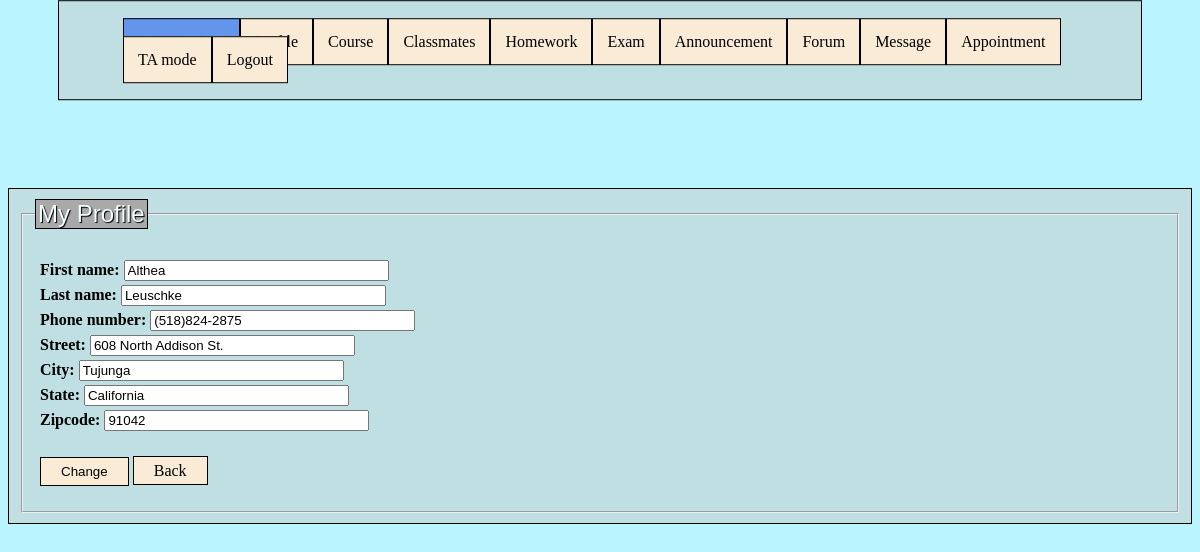
Page /changeprofileTA (signed in) on the committed database.
### tables this page shows
CREATE TABLE TA(semail VARCHAR(8) NOT NULL PRIMARY KEY, password VARCHAR(16) NOT NULL, honorific VARCHAR(4), firstname VARCHAR(16) NOT NULL, lastname VARCHAR(16) NOT NULL, degree VARCHAR(4), generation VARCHAR(4), age INTEGER, gender VARCHAR(4), major VARCHAR(6), street VARCHAR(50), phone VARCHAR(16), zipcode INTEGER, teachingID INTEGER);

CREATE TABLE Cities(city VARCHAR(20) NOT NULL PRIMARY KEY, state VARCHAR(16), FOREIGN KEY (city) REFERENCES Zipcodes ON DELETE CASCADE);

### app.py (the view, shortened to what this page needs)
@app.route('/changeprofileTA', methods=['POST', 'GET'])
def changeprofileTA():
    error = None
    connection = sql.connect('database.db')
    cursor = connection.execute(
        'SELECT S.firstname, S.lastname, S.password, S.semail, S.age, S.gender, S.major, S.phone, S.street, S.zipcode, Ct.city, Ct.state FROM TA S, Zipcodes Z, Cities Ct '
        'WHERE ? = S.semail AND ? = S.password AND Z.zipcode = S.zipcode AND Z.city = Ct.city;',
        (myid, mypw))
    myinfo = cursor.fetchall()
    getinfo = []
    for set in myinfo:
        if set[5] == 'F':
            tempgender = 'Female'
        elif set[5] == 'M':
            tempgender = 'Male'
        getinfo.append([set[0], set[1], set[2], set[3], set[4], tempgender, set[6], set[7], set[8], set[9], set[10], set[11]])
    if getinfo:
        return render_template('changeprofileTA.html', error=error, myinfo=getinfo)
    else:
        error = 'invalid input name'
    return render_template('changeprofileTA.html', error=error)

### templates/changeprofileTA.html (shortened to what this page needs)
<!DOCTYPE html>
<html lang="en">
<head>
</head>
<body>
    <div class="nav">
        <fieldset style="border:0 none">
            <ul>
                <li><a href="/TA" style="background-color: cornflowerblue; color:white; border: 1px solid black;">NittanyPATH</a></li>
                <li><a href="/profileTA">Profile</a></li>
                <li><a href="/courseTA">Course</a></li>
                <li><a href="/classmatesTA">Classmates</a></li>
                <li><a href="/homeworkTA">Homework</a></li>
                <li><a href="/examTA">Exam</a></li>
                <li><a href="/announcementsTA">Announcement</a></li>
                <li><a href="/forumTA">Forum</a></li>
                <li><a href="/inboxTA">Message</a></li>
                <li><a href="/appointmentTA">Appointment</a></li>
                <li><a class="only" href="/TATA">TA mode</a></li>
                <li><a href="/login">Logout</a></li>
            </ul>
        </fieldset>
    </div>
    <br>
    <div class="profile">
        <fieldset>
            <legend>My Profile</legend>
        {% for fname, lname, password, Email, Age, Gender, Major, phone, street, zipcode, city, state  in myinfo %}
            <form action="/changeprofileTA" method="POST">
            <br>
                <div class="inside">
                    <label for="fname"><b>First name:</b> </label>
                    <input type="text" name="fname" size="30" maxlength="30" required class = "form-control" value = {{ fname }}> <br>
                    <label for="lname"><b>Last name:</b></label>
                    <input type="text" name="lname" size="30" maxlength="30" required class = "form-control" value = {{ lname }}> <br>
                    <label for="phone"><b>Phone number:</b></label>
                    <input type="text" name="phone" size="30" maxlength="30" required class = "form-control" value = {{ phone }}> <br>
                    <label for="Street"><b>Street:</b></label>
                    <input type="text" name="street" size="30" maxlength="30" required class = "form-control" value = "{{ street }}"> <br>
                    <label for="City"><b>City:</b></label>
                    <input type="text" name="city" size="30" maxlength="30" required class = "form-control" value = "{{ city }}"> <br>
                    <label for="City"><b>State:</b></label>
                    <input type="text" name="state" size="30" maxlength="30" required class = "form-control" value = "{{ state }}"> <br>
                    <label for="City"><b>Zipcode:</b></label>
                    <input type="text" name="zipcode" size="30" maxlength="30" required class = "form-control" value = {{ zipcode }}> <br> <br>
                    <button type="submit">Change</button>
                    <a class="bar" href="/profileTA" role="button">Back</a>
                </div>
            </form>
        {% endfor %}
    </fieldset>
    </div>
</body>
</html>

### rows in the picture
TA: fname "Althea", lname "Leuschke", phone "(518)824-2875", street "608 North Addison St.", city "Tujunga", state "California", zipcode "91042"
